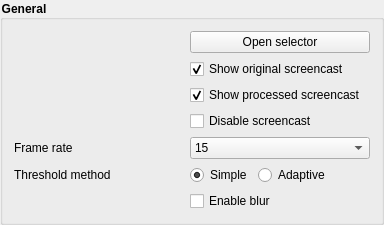
              <widget class="QGroupBox" name="groupBox_3">
               <property name="sizePolicy">
                <sizepolicy hsizetype="Ignored" vsizetype="Preferred">
                 <horstretch>0</horstretch>
                 <verstretch>0</verstretch>
                </sizepolicy>
               </property>
               <property name="styleSheet">
                <string notr="true">QGroupBox {
font-weight: 700;
}</string>
               </property>
               <property name="title">
                <string>General</string>
               </property>
               <property name="flat">
                <bool>false</bool>
               </property>
               <layout class="QFormLayout" name="formLayout_2">
                <property name="fieldGrowthPolicy">
                 <enum>QFormLayout::AllNonFixedFieldsGrow</enum>
                </property>
                <item row="0" column="0">
                 <spacer name="horizontalSpacer_5">
                  <property name="orientation">
                   <enum>Qt::Horizontal</enum>
                  </property>
                  <property name="sizeType">
                   <enum>QSizePolicy::Fixed</enum>
                  </property>
                  <property name="sizeHint" stdset="0">
                   <size>
                    <width>170</width>
                    <height>20</height>
                   </size>
                  </property>
                 </spacer>
                </item>
                <item row="0" column="1">
                 <widget class="QPushButton" name="outputGeneralSelect">
                  <property name="enabled">
                   <bool>true</bool>
                  </property>
                  <property name="text">
                   <string>Open selector</string>
                  </property>
                 </widget>
                </item>
                <item row="1" column="1">
                 <widget class="QCheckBox" name="outputToggledOriginalScreencast">
                  <property name="text">
                   <string>Show original screencast</string>
                  </property>
                  <property name="checked">
                   <bool>true</bool>
                  </property>
                 </widget>
                </item>
                <item row="2" column="1">
                 <widget class="QCheckBox" name="outputToggledProcessedScreencast">
                  <property name="text">
                   <string>Show processed screencast</string>
                  </property>
                  <property name="checked">
                   <bool>true</bool>
                  </property>
                 </widget>
                </item>
                <item row="4" column="0">
                 <widget class="QLabel" name="label_10">
                  <property name="text">
                   <string>Frame rate</string>
                  </property>
                 </widget>
                </item>
                <item row="4" column="1">
                 <widget class="QComboBox" name="outputGeneralBoxFramerate">
                  <property name="currentText">
                   <string notr="true">15</string>
                  </property>
                  <property name="currentIndex">
                   <number>2</number>
                  </property>
                  <property name="placeholderText">
                   <string notr="true"/>
                  </property>
                  <item>
                   <property name="text">
                    <string notr="true">5</string>
                   </property>
                  </item>
                  <item>
                   <property name="text">
                    <string notr="true">10</string>
                   </property>
                  </item>
                  <item>
                   <property name="text">
                    <string notr="true">15</string>
                   </property>
                  </item>
                  <item>
                   <property name="text">
                    <string notr="true">20</string>
                   </property>
                  </item>
                  <item>
                   <property name="text">
                    <string notr="true">25</string>
                   </property>
                  </item>
                  <item>
                   <property name="text">
                    <string notr="true">30</string>
                   </property>
                  </item>
                 </widget>
                </item>
                <item row="7" column="0">
                 <widget class="QLabel" name="label_5">
                  <property name="text">
                   <string>Threshold method</string>
                  </property>
                 </widget>
                </item>
                <item row="9" column="1">
                 <widget class="QCheckBox" name="outputProcessedToggledBlur">
                  <property name="text">
                   <string>Enable blur</string>
                  </property>
                 </widget>
                </item>
                <item row="7" column="1">
                 <layout class="QHBoxLayout" name="horizontalLayout_9">
                  <item>
                   <widget class="QRadioButton" name="outputProcessedSimpleThresh">
                    <property name="text">
                     <string>Simple</string>
                    </property>
                    <property name="checked">
                     <bool>true</bool>
                    </property>
                   </widget>
                  </item>
                  <item>
                   <widget class="QRadioButton" name="outputProcessedAdaptiveThresh">
                    <property name="text">
                     <string>Adaptive</string>
                    </property>
                   </widget>
                  </item>
                  <item>
                   <spacer name="horizontalSpacer_9">
                    <property name="orientation">
                     <enum>Qt::Horizontal</enum>
                    </property>
                    <property name="sizeHint" stdset="0">
                     <size>
                      <width>40</width>
                      <height>20</height>
                     </size>
                    </property>
                   </spacer>
                  </item>
                 </layout>
                </item>
                <item row="3" column="1">
                 <widget class="QCheckBox" name="outputToggledScreencast">
                  <property name="text">
                   <string>Disable screencast</string>
                  </property>
                 </widget>
                </item>
               </layout>
              </widget>
